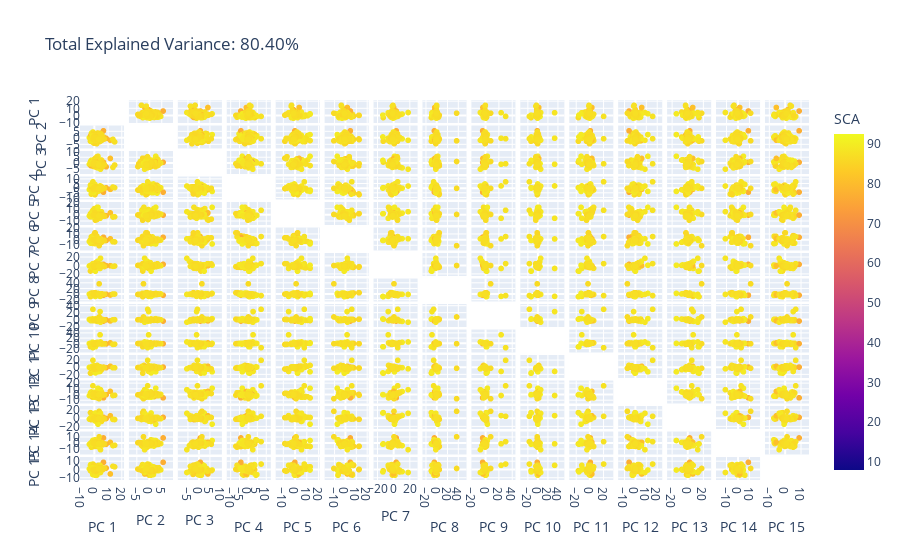

This figure's notebook cell:
### Code cell
PcaDataset = filled_df.drop(['Sca'], axis=1)
# Scale data before applying PCA
scaling=StandardScaler()
# Use fit and transform method
scaling.fit(PcaDataset)
data =scaling.transform(PcaDataset)
# Set the n_components=3

n_components= 15
principal=PCA(n_components=n_components)
principal.fit(data)
x=principal.transform(data)
#principal.explained_variance_ratio_.sum()
# Check the dimensions of data after PCA
#print(x.shape)

labels = {str(i): f"PC {i+1}" for i in range(n_components)}
labels['color'] = 'SCA'

fig = px.scatter_matrix(
    x,
    color=filled_df.Sca,
    dimensions=range(n_components),
    labels=labels,
    title=f'Total Explained Variance: {principal.explained_variance_ratio_.sum() * 100:.2f}%',
)
fig.update_traces(diagonal_visible=False)
fig.show()

### Figure 1 — Plotly figure (JSON) as saved in the notebook; plotly's stock layout.template omitted (floating-point values rounded to 4 significant figures; data arrays with more than 128 entries replaced by an {"elided": "..."} marker saying what was removed)
{"data": [{"diagonal": {"visible": false}, "dimensions": [{"axis": {"matches": true}, "label": "PC 1", "values": {"elided": "2226 float values"}}, {"axis": {"matches": true}, "label": "PC 2", "values": {"elided": "2226 float values"}}, {"axis": {"matches": true}, "label": "PC 3", "values": {"elided": "2226 float values"}}, {"axis": {"matches": true}, "label": "PC 4", "values": {"elided": "2226 float values"}}, {"axis": {"matches": true}, "label": "PC 5", "values": {"elided": "2226 float values"}}, {"axis": {"matches": true}, "label": "PC 6", "values": {"elided": "2226 float values"}}, {"axis": {"matches": true}, "label": "PC 7", "values": {"elided": "2226 float values"}}, {"axis": {"matches": true}, "label": "PC 8", "values": {"elided": "2226 float values"}}, {"axis": {"matches": true}, "label": "PC 9", "values": {"elided": "2226 float values"}}, {"axis": {"matches": true}, "label": "PC 10", "values": {"elided": "2226 float values"}}, {"axis": {"matches": true}, "label": "PC 11", "values": {"elided": "2226 float values"}}, {"axis": {"matches": true}, "label": "PC 12", "values": {"elided": "2226 float values"}}, {"axis": {"matches": true}, "label": "PC 13", "values": {"elided": "2226 float values"}}, {"axis": {"matches": true}, "label": "PC 14", "values": {"elided": "2226 float values"}}, {"axis": {"matches": true}, "label": "PC 15", "values": {"elided": "2226 float values"}}], "hovertemplate": "%{xaxis.title.text}=%{x}<br>%{yaxis.title.text}=%{y}<br>SCA=%{marker.color}<extra></extra>", "legendgroup": "", "marker": {"color": {"elided": "2226 float values"}, "coloraxis": "coloraxis", "symbol": "circle"}, "name": "", "showlegend": false, "type": "splom"}], "layout": {"coloraxis": {"colorbar": {"title": {"text": "SCA"}}, "colorscale": [[0, "#0d0887"], [0.1111, "#46039f"], [0.2222, "#7201a8"], [0.3333, "#9c179e"], [0.4444, "#bd3786"], [0.5556, "#d8576b"], [0.6667, "#ed7953"], [0.7778, "#fb9f3a"], [0.8889, "#fdca26"], [1, "#f0f921"]]}, "dragmode": "select", "legend": {"tracegroupgap": 0}, "title": {"text": "Total Explained Variance: 80.40%"}}}
